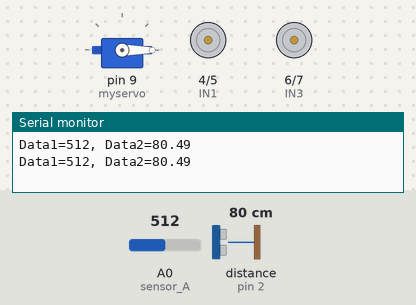
Bench run of a sketch on a simulated Arduino Uno, built with avr-gcc and run on an emulated ATmega328P. Parts: servo, motor-driver pin pairs drawn as motors (green arrow = first pin HIGH = forward, orange = second pin HIGH = backward, longer = more drive), the last lines printed to the serial monitor. Wiring (inferred from the names in the program): ultrasonic range finder: trigger pin 3; echo pin 2. The inputs (shaded band) are chosen by the test bench; at power-on: distance to the obstacle (sensor on pin 2) 80 cm, A0 (sensor_A) = 512. The echo pulse lasts 58.3 µs per cm.

Above: at 2.8 s.
2.9 s: distance to the obstacle (sensor on pin 2) set to 23 cm
8.9 s: distance to the obstacle (sensor on pin 2) set to 19 cm
11.6 s: distance to the obstacle (sensor on pin 2) set to 35 cm
17.6 s: A0 (sensor_A) set to 264
20.3 s: A0 (sensor_A) set to 234
At 21.4 s:
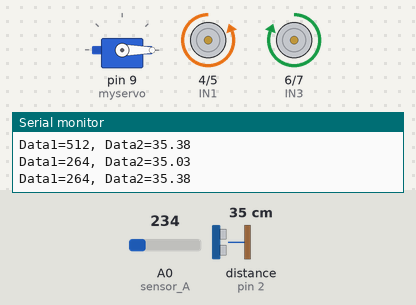
23.0 s: A0 (sensor_A) set to 260
At 25.3 s:
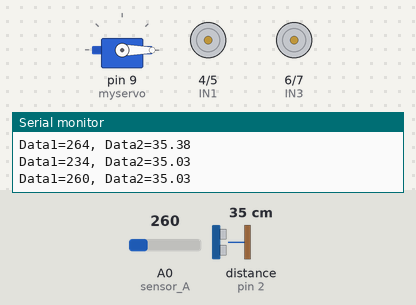
Timing chart, 0 to 29.7 s (numbered marks = the images above; inputs shaded):
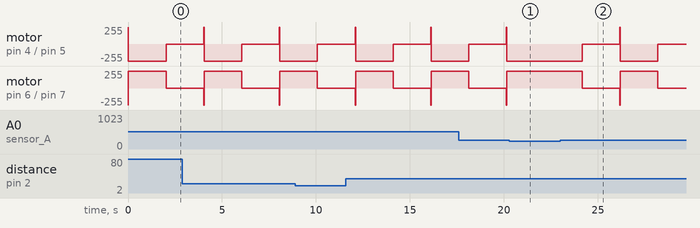

The sketch:

sketch_oct11d.ino
```cpp
#include <Servo.h>

Servo myservo;

int i;
int value;

int IN1 = 4;
int IN2 = 5;
int IN3 = 6;
int IN4 = 7;
int TRIG = 3;
int ECHO = 2;
double duration = 0;
double distance = 0;
double speed_of_sound = 331.5 + 0.6 * 25;

bool stopFlag = false;

void DC_motor_a() {
  //前進
  digitalWrite(IN1, HIGH); //モーター1:正転
  digitalWrite(IN2, LOW);
  digitalWrite(IN4, HIGH); //モーター２：反転
  digitalWrite(IN3, LOW);
  delay(20);
}

void DC_motor_s() {
  //停止
  digitalWrite(IN1, LOW);  //停止(惰性回転)
  digitalWrite(IN2, LOW);
  digitalWrite(IN4, LOW); //停止(惰性回転)
  digitalWrite(IN3, LOW);
  delay(2000);  //移動距離は電圧出力時間に比例する
}

void DC_motor_b() {
  //後退
  digitalWrite(IN1, LOW); //モーター１：逆転
  digitalWrite(IN2, HIGH);
  digitalWrite(IN4, LOW); //モーター２：正転
  digitalWrite(IN3, HIGH);
  delay(2000);
}

void DC_motor_r() {
  //回転
  digitalWrite(IN1, HIGH);  //モーター１：正転
  digitalWrite(IN2, LOW);
  digitalWrite(IN4, LOW);  //モーター２：正転
  digitalWrite(IN3, HIGH);
  delay(20);
}

void DC_motor_rr() {
  //逆回転
  digitalWrite(IN1, LOW);  //モーター１：逆転
  digitalWrite(IN2, HIGH);
  digitalWrite(IN4, HIGH);  //モーター２：逆転
  digitalWrite(IN3, LOW);
  delay(20);
}

void servo_0() {
    myservo.write(0);
}

void servo_90() {
  myservo.write(90);
}

void sensor_A() {//out red
  value = analogRead(A0);
  Serial.print("Data1=");
  Serial.print(value);
  Serial.print(", ");
}

void sensor_echo() {//echo sensor
  digitalWrite(TRIG, LOW);
  delayMicroseconds(2);
  digitalWrite(TRIG, HIGH);
  delayMicroseconds(10);
  digitalWrite(TRIG, LOW);
  duration = pulseIn(ECHO, HIGH);

  if (duration > 0) {
    duration = duration / 2;
    distance = duration * speed_of_sound * 100 / 1000000;
    Serial.print("Data2=");
    Serial.println(distance);
  }
}

void setup() {
  Serial.begin(9600);
  myservo.attach(9, 1000, 2000); // Servoの正しいパルス幅範囲を設定
  servo_0();

  pinMode(ECHO, INPUT);
  pinMode(TRIG, OUTPUT);
  pinMode(IN1, OUTPUT);
  pinMode(IN2, OUTPUT);
  pinMode(IN3, OUTPUT);
  pinMode(IN4, OUTPUT);
}

//先ずは、テスト。ロボットが探索して近づいて3秒経ったら探索再開。
//この時の走行テストでは、見つけて近づいたら自分でオブジェを除去して全部探索して近づけたら成功。
//次の段階で掴む→持ち上げる→離す→腕を降ろすの動作をさせる。
//最終段階でこれをくっつけて完成

void loop() {
  if (!stopFlag) {
    for (int i = 0; i <= 100; i++) {

      while(distance >= 1600){//1600は要検討
        DC_motor_r();
        delay(50);
      }
        DC_motor_a(); //ロボット前進
        sensor_A(); //赤外反射センサー検知
        sensor_echo(); //超音波距離センサー検知

      if (distance <= 20) { // ポールに近づき, sensor_B(); で検出した値 (distance)が20以下になったら、
        DC_motor_s(); // ロボット停止
        //servo_90(); // RCサーボを90度する
        stopFlag = true; // ループを停止するフラグを設定
        break; // for 文から出る
      }
      else {
        for (int i = 0; i <= 100; i++) {
          DC_motor_b(); //ロボット後退
          sensor_A(); //赤外反射センサー検知
          sensor_echo(); //超音波距離センサー検知

        if (value >= 250) { // 黒いテープに近づき, sensor_A() で検出した値 (value)が250以上になったら、
          DC_motor_s(); // ロボット停止
          servo_0(); // RCサーボを0度する
          break; // for 文から出る
      }
    }
  }
    }
  }
}
```

Measured:
- the behaviour switches between 250 and 249 on A0 (sensor_A) (found by bisection; images 0 and 1)
- after the input at 20.3 s, motor on pin 4 (IN1) / pin 5 (IN2): stays backward 255/255 (without the input it goes to stopped after 1.9 s); motor on pin 6 (IN3) / pin 7 (IN4): stays forward 255/255 (without the input it goes to stopped after 1.9 s)
- after the input at 23.0 s, motor on pin 4 (IN1) / pin 5 (IN2): backward 255/255 → stopped after 1.2 s, → backward 255/255 2.0 s later, → stopped 2.0 s later; motor on pin 6 (IN3) / pin 7 (IN4): forward 255/255 → stopped after 1.2 s, → forward 255/255 2.0 s later, → stopped 2.0 s later
